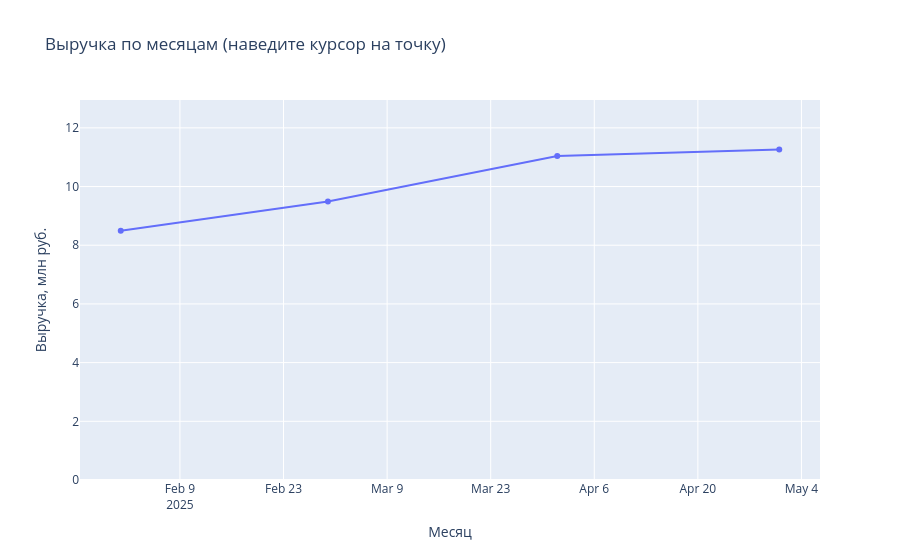

The cell this chart's notebook holds for it:
### Markdown cell above
---
# Часть 5. Plotly: интерактивные графики

matplotlib делает картинку. Plotly делает **интерактивный** график: при наведении
показывает значения, позволяет приближать и отключать серии в легенде.

Где это нужно: когда отчёт смотрят другие люди и у них возникают вопросы «а сколько
именно вот здесь». Где не нужно: в печатном документе и в презентации — там картинка.

Самый простой способ — `plotly.express`, он работает как seaborn: получает `DataFrame`
и сам всё строит.

### Code cell
import plotly.express as px

monthly = (df.groupby("month")
           .agg(revenue=("cost_rub", "sum"), trips=("trip_id", "count"))
           .reset_index())
monthly["revenue_mln"] = (monthly["revenue"] / 1_000_000).round(2)

fig = px.line(monthly, x="month", y="revenue_mln", markers=True,
              title="Выручка по месяцам (наведите курсор на точку)",
              labels={"month": "Месяц", "revenue_mln": "Выручка, млн руб."})
fig.update_yaxes(range=[0, monthly["revenue_mln"].max() * 1.15])
fig.show()

### Figure 1 — Plotly figure (JSON) as saved in the notebook; plotly's stock layout.template omitted (floating-point values rounded to 4 significant figures)
{"data": [{"hovertemplate": "Месяц=%{x}<br>Выручка, млн руб.=%{y}<extra></extra>", "legendgroup": "", "line": {"color": "#636efa", "dash": "solid"}, "marker": {"symbol": "circle"}, "mode": "lines+markers", "name": "", "orientation": "v", "showlegend": false, "type": "scatter", "x": ["2025-02", "2025-03", "2025-04", "2025-05"], "xaxis": "x", "y": [8.49, 9.49, 11.04, 11.26], "yaxis": "y"}], "layout": {"legend": {"tracegroupgap": 0}, "title": {"text": "Выручка по месяцам (наведите курсор на точку)"}, "xaxis": {"anchor": "y", "domain": [0, 1], "title": {"text": "Месяц"}}, "yaxis": {"anchor": "x", "domain": [0, 1], "range": [0, 12.95], "title": {"text": "Выручка, млн руб."}}}}
